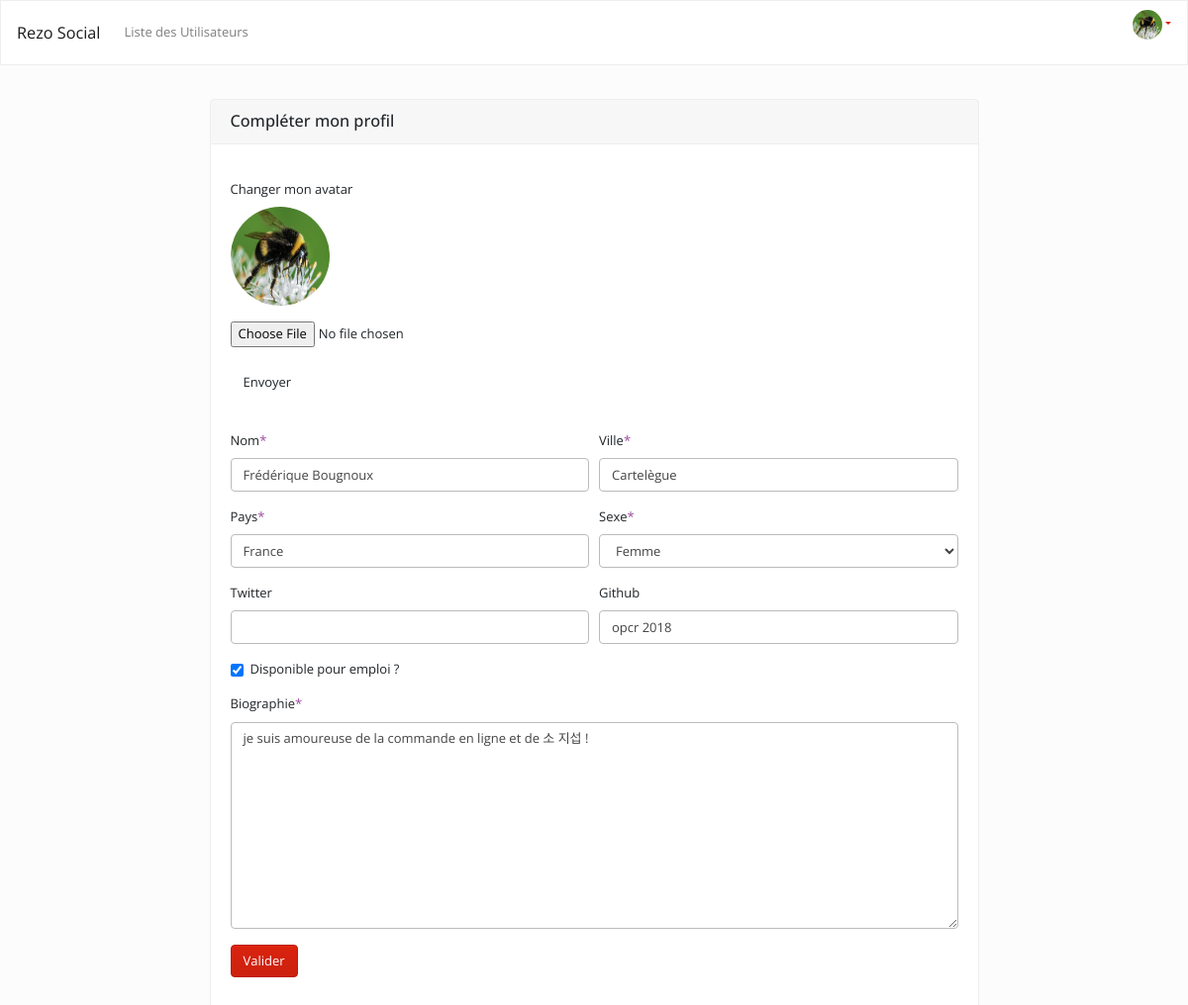
Page /edit_user.php?id=1 (signed in) on the committed database.
### tables this page shows
CREATE TABLE IF NOT EXISTS `users` (
  `id` int(11) NOT NULL AUTO_INCREMENT,
  `pseudo` varchar(24) NOT NULL,
  `email` varchar(96) NOT NULL,
  `password` varchar(128) NOT NULL,
  `active` enum('0','1') DEFAULT '0',
  `name` varchar(50) NOT NULL,
  `sex` enum('F','H') DEFAULT 'F',
  `city` varchar(50) DEFAULT NULL,
  `country` varchar(50) DEFAULT NULL,
  `twitter` varchar(50) DEFAULT NULL,
  `github` varchar(50) DEFAULT NULL,
  `available_for_hire` enum('0','1') DEFAULT '0',
  `bio` text DEFAULT NULL,
  `avatar` varchar(255) DEFAULT NULL,
  `created_at` datetime NOT NULL DEFAULT current_timestamp(),
  `update_time` datetime NOT NULL DEFAULT current_timestamp(),
  PRIMARY KEY (`id`),
  UNIQUE KEY `user_UNIQUE` (`id`),
  UNIQUE KEY `email_UNIQUE` (`email`),
  UNIQUE KEY `username_UNIQUE` (`pseudo`) USING BTREE,
  KEY `password_UNIQUE` (`password`) USING BTREE
);

### edit_user.php (called while the page is built, shortened)
<?php
require "config/database.php";
require "includes/functions.php";
if (!empty($_GET['id']) && $_GET['id'] === get_session('user_id')) {
    $user = find_user_by_id($_GET['id']);
} else {
    redirect('profile.php?id=' . get_session('user_id'));
}
require("views/edit_user.view.php");

### includes/functions.php (called while the page is built, shortened)
<?php
if (!function_exists('e')) {
    function e($string)
    {
        if ($string) {
            return htmlspecialchars($string);
        }
    }
}
if (!function_exists('find_user_by_id')) {
    function find_user_by_id($id)
    {
        global $db;
        $q = $db->prepare('SELECT name, pseudo, email, city, country, twitter, github, sex, available_for_hire, bio, avatar FROM users WHERE id = ?');
        $q->execute([$id]);
        $data = $q->fetch(PDO::FETCH_OBJ);
        return $data;
    }
}
if (!function_exists('get_input')) {
    function get_input($key)
    {
        return !empty($_SESSION['input'][$key])
            ? e($_SESSION['input'][$key])
            : null;
    }
}

### views/edit_user.view.php (the view, shortened to what this page needs)
<?php include('partials/_header.php'); ?>
<div id="main-content">
    <div class="container">
        <div class="row">
            <div class="col d-flex justify-content-center">
                <div class="card" id="edit">
                    <h5 class="card-header">Compléter mon profil</h5>
                    <div class="card-body">
                        <p class="card-text">
                            <div class="form-row">
                                <div class="form-group col-md-12">
                                    <label for="avatar">Changer mon avatar</label>
                                    <p><img src="<?= $user->avatar ? $user->avatar : get_avatar_url(get_session('email'), 50) ?>"
                                            alt="image de profil de <?= e($user->pseudo) ?>"
                                            class="avatar-md"><br /></p>
                                    <form method="POST" enctype="multipart/form-data" autocomplete="off">
                                        <input action="edit_user.php" type="file" name="avatar"><br /><br />
                                        <input type="submit" class="btn btn-default" value="Envoyer">
                                    </form>
                                </div>
                            </div>
                        </p>
                        <form data-parsley-validate method="POST" autocomplete="off">
                            <div class="form-row">
                                <div class="form-group col-md-6">
                                    <label for="name">Nom<span class="text-danger">*</span> </label>
                                    <input type="text" class="form-control" name="name" id="name" placeholder="John"
                                        value="<?= get_input('name') ?: e($user->name) ?>"
                                        required="required">
                                </div>
                                <div class="form-group col-md-6">
                                    <label for="city">Ville<span class="text-danger">*</span></label>
                                    <input type="text" class="form-control" name="city" id="city"
                                        value="<?= get_input('city') ?: e($user->city) ?>"
                                        required="required">
                                </div>
                            </div>
                            <div class="form-row">
                                <div class="form-group col-md-6">
                                    <label for="country">Pays<span class="text-danger">*</span></label>
                                    <input type="text" class="form-control" name="country" id="country"
                                        value="<?= get_input('country') ?: e($user->country) ?>"
                                        required="required">
                                </div>
                                <div class="form-group col-md-6">
                                    <label for="sex">Sexe<span class="text-danger">*</span></label>
                                    <select name="sex" id="sex" required="required" class="form-control">
                                        <option value="F" <?= $user->sex == "F"
                                                        ? "selected"
                                                        : ''
                                                    ?>>Femme</option>
                                    </select>
                                </div>
                            </div>
                            <div class="form-row">
                                <div class="form-group col-md-6">
                                    <label for="twitter">Twitter</label>
                                    <input type="text" class="form-control" name="twitter" id="twitter"
                                        value="<?= get_input('twitter') ?: e($user->twitter) ?>">
                                </div>
                                <div class="form-group col-md-6">
                                    <label for="github">Github</label>
                                    <input type="text" class="form-control" name="github" id="github"
                                        value="<?= get_input('github') ?: e($user->github) ?>">
                                </div>
                            </div>
                            <div class="form-group">
                                <div class="form-check">
                                    <input class="form-check-input" type="checkbox" name="available_for_hire"
                                        id="available_for_hire" <?= $user->available_for_hire ? "checked" : '' ?>>
                                    <label class="form-check-label" for="available_for_hire">
                                        Disponible pour emploi ?
                                    </label>
                                </div>
                            </div>
                            <div class="form-group">
                                <label for="bio">Biographie<span class="text-danger">*</span></label>
                                <textarea class="form-control" name="bio" id="bio" rows="10" required="required"
                                    placeholder="Je suis amoureux de la commande en ligne..."><?= get_input('bio') ?: e($user->bio) ?></textarea>
                            </div>
                            <input type="submit" class="btn btn-primary" name="update" value="Valider" />
                        </form>
                    </div>
                </div>
            </div>
        </div>
    </div>
</div>
<?php include('partials/_footer.php');

### assets/css/style.css (style rules this page uses)
body { padding-top : 100px!important; }
.avatar-md { border-radius: 100%; height: 100px; width: 100px; }
#edit { width: 70%!important; }

### rows in the picture
users: avatar (picture), name "Frédérique Bougnoux", city "Cartelègue", country "France", sex "Femme", github "opcr 2018", available_for_hire "☑", bio "je suis amoureuse de la commande en ligne et de 소 지섭 !"

### other values in the picture
WEBSITE_NAME "Rezo Social"
